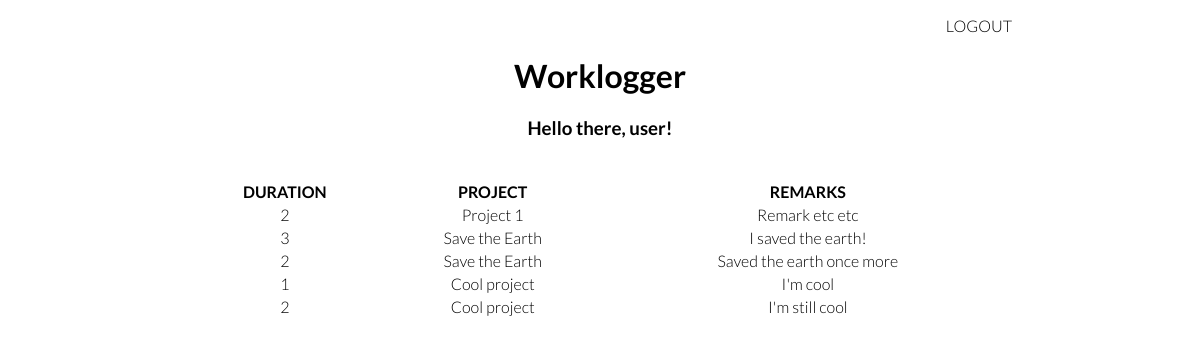
Screenshot of /workloggerapp/ (signed in) with the database file from the repository.
### workloggerapp/models.py (models this page shows, shortened)
class Log(models.Model):
	project = models.ForeignKey(Project, null=True, on_delete=models.SET_NULL)
	duration = models.IntegerField()
	remarks = models.CharField(max_length=128)
	user = models.ForeignKey(User)
	date = models.DateField( default=datetime.date.today)
	date_logged = models.DateField( auto_now_add=True)
	def __str__(self):
		return str(self.project.name + " on " + self.date.strftime('%m %d %Y') + " by " + self.user.username)

class Project(models.Model):
	name = models.CharField(max_length=128)
	def __str__(self):
		return self.name

### workloggerapp/views.py (the view)
# urls.py: urlpatterns = patterns('', url(r'^$', views.index, name='index'),
@login_required
def index(request):
	context = RequestContext(request)
	context_dict = {}
	user = request.user
	log_list = Log.objects.filter(user__username=user.username)
	print("Log_list: ")
	print(log_list)
	context_dict['log_list'] = log_list
	return render_to_response('workloggerapp/index.html', context_dict, context)

### templates/workloggerapp/index.html (shortened to what this page needs)
<!DOCTYPE html>
<html>
	<head>
	</head>
	<body>
		<div class="nav">
			<ul>
				<li><a href="/workloggerapp/logout">Logout</a></li>
			</ul>
		</div>
		<h1> Worklogger </h1>
		{% if user.is_authenticated%}
		<h3> Hello there, {{user.username}}!</h3>
		<div class="logs">
			<table>
				<tr>
					<th>DURATION</th>
					<th>PROJECT</th>
					<th>REMARKS</th>
				</tr>
				{% if log_list %}
					{% for log in log_list %}
						<tr>
							<td>{{log.duration}}</td>
							<td>{{log.project}}</td>
							<td>{{log.remarks}}</td>
						</tr>
					{% endfor %}
				{% endif %}
			</table>
		</div>
		{% else %}
		<h3> Hello there! </h3>
		{% endif %}
	</body>
</html>

### templates/workloggerapp/index.html (style rules this page uses)
body { text-align: center; padding: 0 15%; font-family: 'Lato', sans-serif; font-weight: 300; }
li { list-style-type: none; }
a { text-decoration: none; color: inherit; }
.nav { text-align: right; text-transform: uppercase; }
.logs table { width: 100%; margin-top: 40px; }

### rows the page displays
Log: duration "2", project "Project 1", remarks "Remark etc etc"
Log: duration "3", project "Save the Earth", remarks "I saved the earth!"
Log: duration "2", project "Save the Earth", remarks "Saved the earth once more"
Log: duration "1", project "Cool project", remarks "I'm cool"
Log: duration "2", project "Cool project", remarks "I'm still cool"

### other values shown
{{ user.username }} "user"
